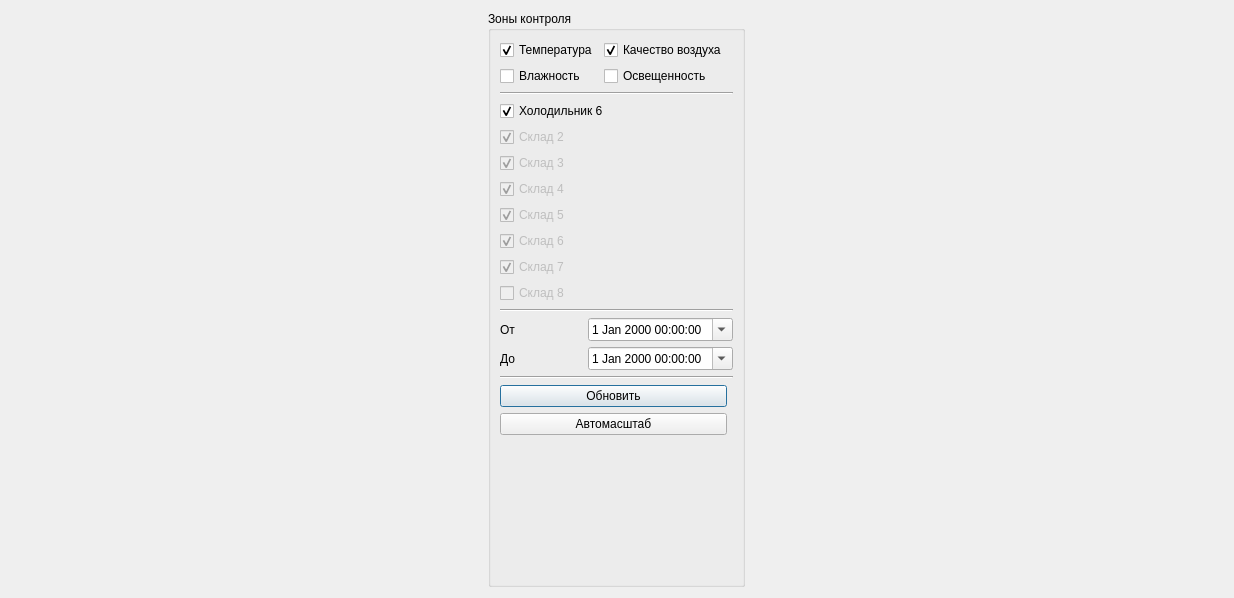
<?xml version="1.0" encoding="UTF-8"?>
<ui version="4.0">
 <class>Charts_Sclad</class>
 <widget class="QDialog" name="Charts_Sclad">
  <property name="geometry">
   <rect>
    <x>0</x>
    <y>0</y>
    <width>1234</width>
    <height>598</height>
   </rect>
  </property>
  <property name="sizePolicy">
   <sizepolicy hsizetype="Preferred" vsizetype="Preferred">
    <horstretch>0</horstretch>
    <verstretch>0</verstretch>
   </sizepolicy>
  </property>
  <property name="windowTitle">
   <string>Dialog</string>
  </property>
  <layout class="QGridLayout" name="gridLayout_2">
   <item row="0" column="1">
    <layout class="QVBoxLayout" name="verticalLayout_3">
     <property name="sizeConstraint">
      <enum>QLayout::SetDefaultConstraint</enum>
     </property>
    </layout>
   </item>
   <item row="0" column="0">
    <widget class="QGroupBox" name="groupBox">
     <property name="sizePolicy">
      <sizepolicy hsizetype="Fixed" vsizetype="Preferred">
       <horstretch>0</horstretch>
       <verstretch>0</verstretch>
      </sizepolicy>
     </property>
     <property name="minimumSize">
      <size>
       <width>170</width>
       <height>300</height>
      </size>
     </property>
     <property name="baseSize">
      <size>
       <width>100</width>
       <height>300</height>
      </size>
     </property>
     <property name="title">
      <string>Зоны контроля</string>
     </property>
     <layout class="QGridLayout" name="gridLayout_4">
      <item row="1" column="0" colspan="2">
       <layout class="QVBoxLayout" name="verticalLayout_2">
        <item>
         <widget class="Line" name="line">
          <property name="orientation">
           <enum>Qt::Horizontal</enum>
          </property>
         </widget>
        </item>
        <item>
         <widget class="QCheckBox" name="checkBoxTepl1">
          <property name="text">
           <string>Холодильник 6</string>
          </property>
          <property name="checked">
           <bool>true</bool>
          </property>
         </widget>
        </item>
        <item>
         <widget class="QCheckBox" name="checkBoxTepl_2">
          <property name="enabled">
           <bool>false</bool>
          </property>
          <property name="text">
           <string>Склад 2</string>
          </property>
          <property name="checked">
           <bool>true</bool>
          </property>
         </widget>
        </item>
        <item>
         <widget class="QCheckBox" name="checkBoxTepl_3">
          <property name="enabled">
           <bool>false</bool>
          </property>
          <property name="text">
           <string>Склад 3</string>
          </property>
          <property name="checked">
           <bool>true</bool>
          </property>
         </widget>
        </item>
        <item>
         <widget class="QCheckBox" name="checkBoxTepl_4">
          <property name="enabled">
           <bool>false</bool>
          </property>
          <property name="text">
           <string>Склад 4</string>
          </property>
          <property name="checked">
           <bool>true</bool>
          </property>
         </widget>
        </item>
        <item>
         <widget class="QCheckBox" name="checkBoxTepl_5">
          <property name="enabled">
           <bool>false</bool>
          </property>
          <property name="text">
           <string>Склад 5</string>
          </property>
          <property name="checked">
           <bool>true</bool>
          </property>
         </widget>
        </item>
        <item>
         <widget class="QCheckBox" name="checkBoxTepl_6">
          <property name="enabled">
           <bool>false</bool>
          </property>
          <property name="text">
           <string>Склад 6</string>
          </property>
          <property name="checked">
           <bool>true</bool>
          </property>
         </widget>
        </item>
        <item>
         <widget class="QCheckBox" name="checkBoxTepl_7">
          <property name="enabled">
           <bool>false</bool>
          </property>
          <property name="text">
           <string>Склад 7</string>
          </property>
          <property name="checked">
           <bool>true</bool>
          </property>
         </widget>
        </item>
        <item>
         <widget class="QCheckBox" name="checkBoxTepl_8">
          <property name="enabled">
           <bool>false</bool>
          </property>
          <property name="text">
           <string>Склад 8</string>
          </property>
         </widget>
        </item>
        <item>
         <widget class="Line" name="line_2">
          <property name="orientation">
           <enum>Qt::Horizontal</enum>
          </property>
         </widget>
        </item>
        <item>
         <layout class="QHBoxLayout" name="horizontalLayout">
          <item>
           <widget class="QLabel" name="label_2">
            <property name="text">
             <string>От</string>
            </property>
           </widget>
          </item>
          <item>
           <widget class="QDateTimeEdit" name="dateTimeEditBeg">
            <property name="calendarPopup">
             <bool>true</bool>
            </property>
           </widget>
          </item>
         </layout>
        </item>
        <item>
         <layout class="QHBoxLayout" name="horizontalLayout_2">
          <item>
           <widget class="QLabel" name="label_3">
            <property name="text">
             <string>До</string>
            </property>
           </widget>
          </item>
          <item>
           <widget class="QDateTimeEdit" name="dateTimeEditEnd">
            <property name="calendarPopup">
             <bool>true</bool>
            </property>
           </widget>
          </item>
         </layout>
        </item>
       </layout>
      </item>
      <item row="3" column="0" colspan="2">
       <widget class="Line" name="line_3">
        <property name="orientation">
         <enum>Qt::Horizontal</enum>
        </property>
       </widget>
      </item>
      <item row="4" column="0" rowspan="2">
       <widget class="QPushButton" name="pushButton">
        <property name="text">
         <string>Обновить</string>
        </property>
       </widget>
      </item>
      <item row="6" column="0">
       <widget class="QPushButton" name="pushButtonAutoScale">
        <property name="text">
         <string>Автомасштаб</string>
        </property>
       </widget>
      </item>
      <item row="7" column="0">
       <spacer name="verticalSpacer">
        <property name="orientation">
         <enum>Qt::Vertical</enum>
        </property>
        <property name="sizeHint" stdset="0">
         <size>
          <width>20</width>
          <height>40</height>
         </size>
        </property>
       </spacer>
      </item>
      <item row="0" column="0">
       <layout class="QGridLayout" name="gridLayout_3">
        <item row="0" column="1">
         <widget class="QCheckBox" name="checkBox_air">
          <property name="text">
           <string>Качество воздуха</string>
          </property>
          <property name="checked">
           <bool>true</bool>
          </property>
         </widget>
        </item>
        <item row="0" column="0">
         <widget class="QCheckBox" name="checkBox_temper">
          <property name="text">
           <string>Температура</string>
          </property>
          <property name="checked">
           <bool>true</bool>
          </property>
         </widget>
        </item>
        <item row="1" column="0">
         <widget class="QCheckBox" name="checkBox_hum">
          <property name="text">
           <string>Влажность</string>
          </property>
          <property name="checked">
           <bool>false</bool>
          </property>
         </widget>
        </item>
        <item row="1" column="1">
         <widget class="QCheckBox" name="checkBox_light">
          <property name="text">
           <string>Освещенность</string>
          </property>
         </widget>
        </item>
       </layout>
      </item>
     </layout>
    </widget>
   </item>
  </layout>
 </widget>
 <resources/>
 <connections/>
</ui>
